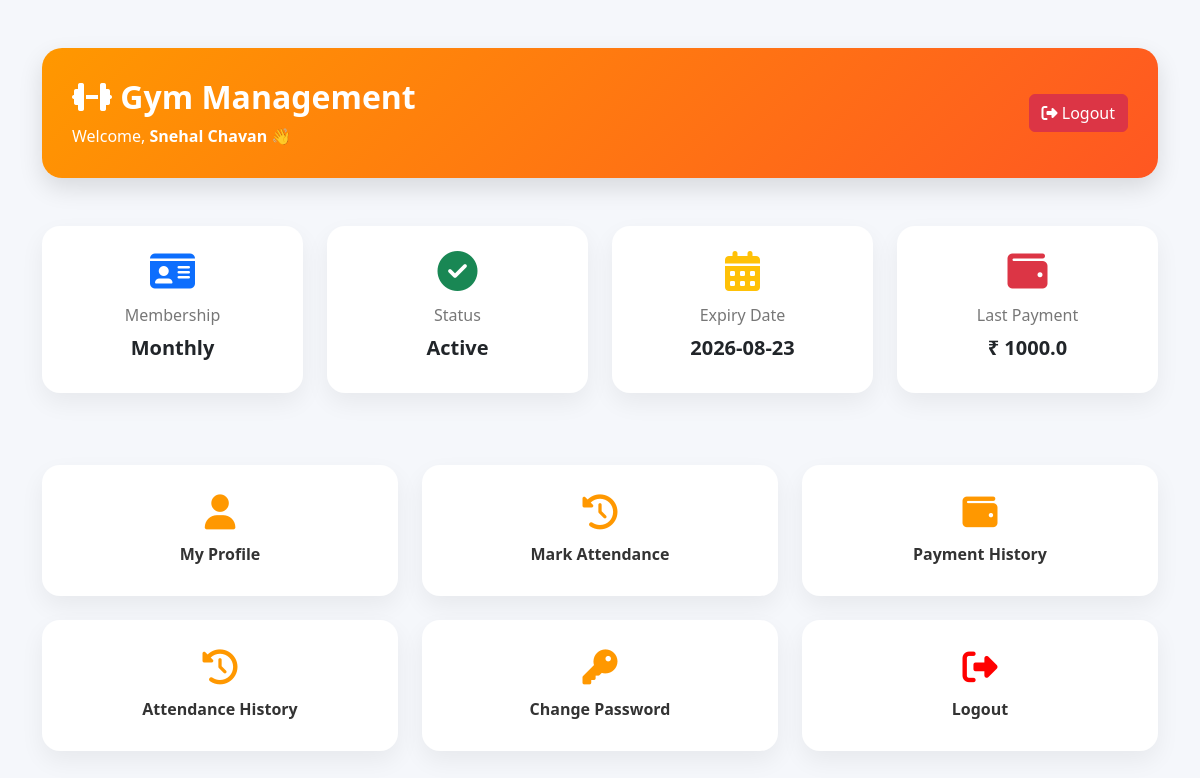
The app's page /member_dashboard (signed in) with its own data.
### tables this page shows
CREATE TABLE members(
            member_id INTEGER PRIMARY KEY AUTOINCREMENT,
            full_name TEXT NOT NULL,
            gender TEXT NOT NULL,
            dob TEXT,
            mobile TEXT UNIQUE NOT NULL,
            email TEXT,
            height REAL,
            weight REAL,
            address TEXT,
            joining_date TEXT DEFAULT (DATE('now')),
            status TEXT DEFAULT 'Active'
        , password TEXT, qr_code TEXT);

CREATE TABLE membership_plan(
            plan_id INTEGER PRIMARY KEY AUTOINCREMENT,
            plan_name TEXT NOT NULL,
            duration INTEGER NOT NULL,
            price REAL NOT NULL
        );

CREATE TABLE member_membership(
            membership_id INTEGER PRIMARY KEY AUTOINCREMENT,
            member_id INTEGER NOT NULL,
            plan_id INTEGER NOT NULL,
            start_date DATE DEFAULT CURRENT_DATE,
            end_date DATE,
            status TEXT DEFAULT 'Active',
            FOREIGN KEY(member_id) REFERENCES members(member_id),
            FOREIGN KEY(plan_id) REFERENCES membership_plan(plan_id)

        );

CREATE TABLE payments(

        payment_id INTEGER PRIMARY KEY AUTOINCREMENT,

        member_id INTEGER NOT NULL,

        amount REAL NOT NULL,

        payment_date DATE DEFAULT CURRENT_DATE,

        payment_mode TEXT NOT NULL,

        remarks TEXT,

        FOREIGN KEY(member_id)
        REFERENCES members(member_id)

    );

### app.py (the view)
@app.route('/member_dashboard')
@member_required
def member_dashboard():
    if 'member_id' not in session:
        return redirect(url_for('member_login'))
    conn = get_connection()
    conn.row_factory = sql.Row
    cur = conn.cursor()
    member_id = session['member_id']
    cur.execute("""
        SELECT *
        FROM members
        WHERE member_id=?
    """, (member_id,))
    member = cur.fetchone()
    cur.execute("""
        SELECT
            mp.plan_name,
            mm.start_date,
            mm.end_date,
            mm.status
        FROM member_membership mm
        JOIN membership_plan mp
        ON mm.plan_id = mp.plan_id
        WHERE mm.member_id=?
        AND mm.status='Active'
    """, (member_id,))
    membership = cur.fetchone()
    cur.execute("""
        SELECT *
        FROM payments
        WHERE member_id=?
        ORDER BY payment_date DESC
        LIMIT 1
    """, (member_id,))
    payment = cur.fetchone()
    conn.close()
    return render_template(
        "member_dashboard.html",
        member=member,
        membership=membership,
        payment=payment
    )

### app.py (called while the page is built)
def member_required(f):
    @wraps(f)
    def decorated_function(*args, **kwargs):
        if 'member_id' not in session:
            flash("Please login as Member.","warning")
            return redirect(url_for('home'))
        return f(*args, **kwargs)
    return decorated_function

### database.py (called while the page is built)
def get_connection():
    conn = sql.connect(DATABASE_PATH)
    conn.row_factory = sql.Row
    conn.execute('PRAGMA foreign_keys = ON')
    return conn

### templates/member_dashboard.html (shortened to what this page needs)
<!DOCTYPE html>
<html lang="en">
<head>
    <link href="https://cdn.jsdelivr.net/npm/bootstrap@5.3.3/dist/css/bootstrap.min.css" rel="stylesheet">
    <link rel="stylesheet" href="https://cdnjs.cloudflare.com/ajax/libs/font-awesome/6.7.2/css/all.min.css">
    <link rel="stylesheet" href="{{ url_for('static', filename='css/member_dashboard.css') }}">
</head>
<body>
    <div class="container py-5">
        <div class="dashboard-header">
            <div>
                <h2>
                    <i class="fa-solid fa-dumbbell"></i>
                    Gym Management
                </h2>
                <p>
                    Welcome,
                    <strong>{{ member.full_name }}</strong>
                    👋
                </p>
            </div>
            <a href="/member_logout" class="btn btn-danger">
                <i class="fa-solid fa-right-from-bracket"></i>
                Logout
            </a>
        </div>
        <div class="row mt-4 g-4">
            <div class="col-lg-3">
                <div class="info-card">
                    <i class="fa-solid fa-id-card icon text-primary"></i>
                    <h6>Membership</h6>
                    <h5>
                        {% if membership %}
                        {{ membership.plan_name }}
                        {% else %}
                        No Plan
                        {% endif %}
                    </h5>
                </div>
            </div>
            <div class="col-lg-3">
                <div class="info-card">
                    <i class="fa-solid fa-circle-check icon text-success"></i>
                    <h6>Status</h6>
                    <h5>
                        {% if membership %}
                        {{ membership.status }}
                        {% else %}
                        Inactive
                        {% endif %}
                    </h5>
                </div>
            </div>
            <div class="col-lg-3">
                <div class="info-card">
                    <i class="fa-solid fa-calendar-days icon text-warning"></i>
                    <h6>Expiry Date</h6>
                    <h5>
                        {% if membership %}
                        {{ membership.end_date }}
                        {% else %}
                        ----
                        {% endif %}
                    </h5>
                </div>
            </div>
            <div class="col-lg-3">
                <div class="info-card">
                    <i class="fa-solid fa-wallet icon text-danger"></i>
                    <h6>Last Payment</h6>
                    <h5>
                        {% if payment %}
                        ₹ {{ payment.amount }}
                        {% else %}
                        ₹ 0
                        {% endif %}
                    </h5>
                </div>
            </div>
        </div>
        <div class="row mt-5 g-4">
            <div class="col-md-4">
                <a href="/member_profile" class="action-card">
                    <i class="fa-solid fa-user"></i>
                    <span>My Profile</span>
                </a>
            </div>
            <div class="col-md-4">
                <a href="#" onclick="markAttendance()" class="action-card">
                    <i class="fa-solid fa-clock-rotate-left"></i>
                    <span>Mark Attendance</span>
                </a>
            </div>
            <div class="col-md-4">
                <a href="/member_payment_history" class="action-card">
                    <i class="fa-solid fa-wallet"></i>
                    <span>Payment History</span>
                </a>
            </div>
            <div class="col-md-4">
                <a href="{{url_for('member_attendance')}}" class="action-card">
                    <i class="fa-solid fa-clock-rotate-left"></i>
                    <span>Attendance History</span>
                </a>
            </div>
            <div class="col-md-4">
                <a href="/change_password" class="action-card">
                    <i class="fa-solid fa-key"></i>
                    <span>Change Password</span>
                </a>
            </div>
            <div class="col-md-4">
                <a href="/member_logout" class="action-card logout">
                    <i class="fa-solid fa-right-from-bracket"></i>
                    <span>Logout</span>
                </a>
            </div>
        </div>
    </div>
</body>
</html>

### static/css/member_dashboard.css (style rules this page uses)
* { margin: 0; padding: 0; box-sizing: border-box; font-family: 'Segoe UI', sans-serif; }
body { background: #f5f7fb; }
.dashboard-header { background: linear-gradient(135deg, #ff9800, #ff5722); color: white; padding: 30px; border-radius: 20px; display: flex; justify-content: space-between; align-items: center; box-shadow: 0 10px 25px rgba(0, 0, 0, .12); }
.dashboard-header h2 { font-weight: 700; }
.dashboard-header p { margin-top: 8px; margin-bottom: 0; }
.info-card { background: white; border-radius: 18px; padding: 25px; text-align: center; box-shadow: 0 10px 25px rgba(0, 0, 0, .06); transition: .3s; }
.icon { font-size: 40px; margin-bottom: 15px; }
.info-card h6 { color: #777; margin-bottom: 10px; }
.info-card h5 { font-weight: 700; }
.action-card { display: flex; flex-direction: column; justify-content: center; align-items: center; text-decoration: none; background: white; color: #333; border-radius: 18px; padding: 30px; box-shadow: 0 10px 25px rgba(0, 0, 0, .06); transition: .3s; }
.action-card i { font-size: 35px; margin-bottom: 12px; color: #ff9800; }
.action-card span { font-weight: 600; }
.logout i { color: red; }

### records on screen
members: full_name "Snehal Chavan"
membership_plan: plan_name "Monthly"
member_membership: status "Active", end_date "2026-08-23"
payments: amount "1000.0"
